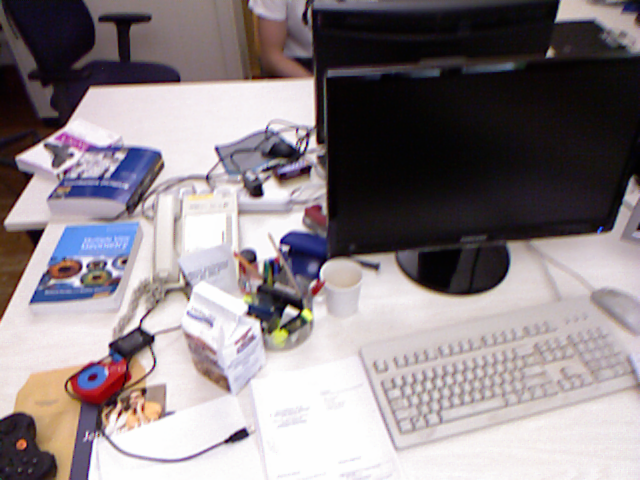
#> input picture orbslam2_modified/ORB_SLAM2_modified/rgbd_dataset_freiburg1_xyz/rgb/1305031102.443271.png, 640 x 480 px; its folder holds 4 pictures in this run
$ python dataset_test.py
#> lines starting #> are read from the running program, lines starting #| are printed output that depends on the picture
import glob
import os.path
import cv2

root = "C:\\Users\\sf995\\iCloudDrive\\DL\\SNE-RoadSeg\\datasets\\GMRPD_dataset"
image_list = sorted(glob.glob(os.path.join(root, 'train', 'rgb', '*.png')))

print(image_list)

useDir = "/".join(image_list[1].split('\\')[:-2])
name = image_list[1].split('\\')[-1]
print(name)

rgb_image = cv2.cvtColor(cv2.imread(os.path.join(useDir, 'rgb', name)), cv2.COLOR_BGR2RGB)
depth_image = cv2.imread(os.path.join(useDir, 'depth_u16', name), cv2.IMREAD_ANYDEPTH)
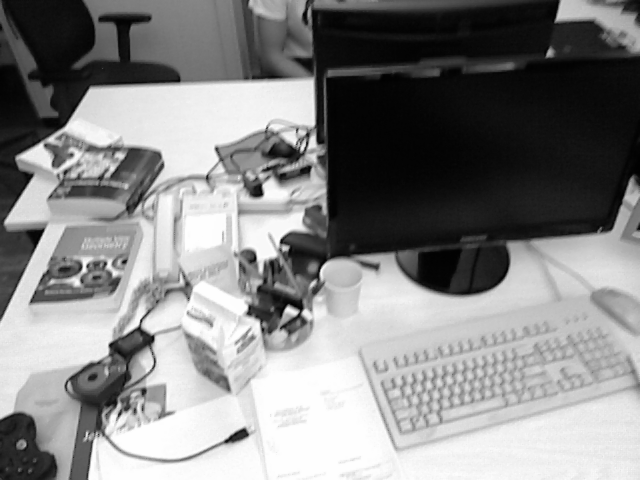
#> depth_image: shape (480, 640); min 1, max 254, mean 134.4

cv2.imshow("image1",rgb_image)
cv2.imshow("depth",depth_image)

cv2.waitKey(0)
